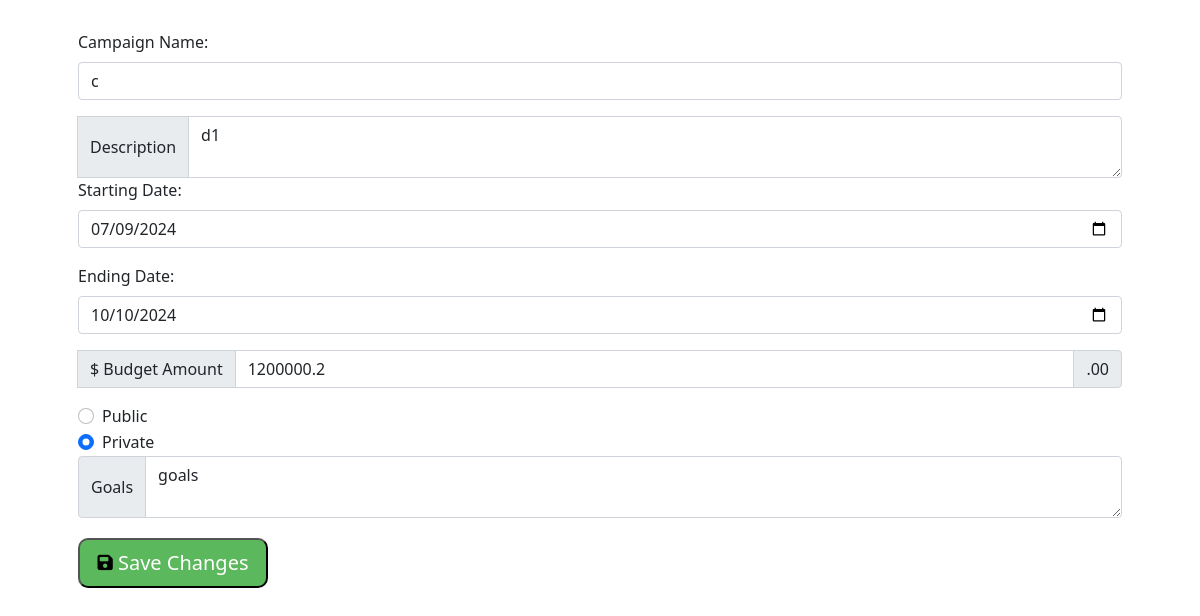
The page /update_campaign/1 on the database its author committed.
### models.py (models this page shows)
class Campaign(db.Model):
    id = db.Column(db.Integer, primary_key=True)
    sponsor_id = db.Column(db.Integer, db.ForeignKey('sponsor.id'), nullable=False)
    sponsor_name = db.Column(db.String(50), nullable=False)
    campaign_name = db.Column(db.String(50), unique=True, nullable=False)
    description = db.Column(db.String(255), nullable=False)
    start_date = db.Column(db.Date, nullable=False)
    end_date = db.Column(db.Date, nullable=False)
    budget = db.Column(db.Float, nullable=False)
    visibility = db.Column(db.String(10), nullable=False, default='private')
    goals = db.Column(db.String(255), nullable=True)
    is_active = db.Column(db.Boolean, default=True)
    set_entries = db.relationship('SetCampaignAdRequest', back_populates='campaign')
    add_requests = db.relationship('AddRequest', backref='campaign', cascade="all, delete-orphan", lazy=True)

### routes.py (the view, shortened to what this page needs)
@app.route('/update_campaign/<int:campaign_id>', methods=['GET', 'POST'])
def update_campaign(campaign_id):
    campaign = Campaign.query.get_or_404(campaign_id)
    return render_template('update_campaign.html', campaign=campaign)

### templates/update_campaign.html (shortened to what this page needs)
{% extends 'base.html' %}
{% block link %}
<link rel="stylesheet" href="/static/css/add_campaigns.css">
{% endblock %}
{% block content %}
<div class="container">
    <form class="form" action="{{ url_for('update_campaign', campaign_id=campaign.id) }}" method="POST">
        <div class="mb-3">
            <label for="formGroupExampleInput" class="form-label">Campaign Name:</label>
            <input type="text" name="name" class="form-control" id="formGroupExampleInput" placeholder="Campaign name" value="{{ campaign.campaign_name }}">
        </div>
        <div class="input-group">
            <span class="input-group-text">Description</span>
            <textarea name="description" class="form-control" aria-label="With textarea">{{ campaign.description }}</textarea>
        </div>
        <div class="mb-3">
            <label for="formGroupExampleInput2" class="form-label">Starting Date:</label>
            <input type="date" name="starting_date" class="form-control" id="formGroupExampleInput2" placeholder="Starting date" value="{{campaign.start_date}}">
        </div>
        <div class="mb-3">
            <label for="formGroupExampleInput2" class="form-label">Ending Date:</label>
            <input type="date" name="ending_date" class="form-control" id="formGroupExampleInput2" placeholder="Ending date" value="{{campaign.end_date}}">
        </div>
        <div class="input-group mb-3">
            <span class="input-group-text">$ Budget Amount</span>
            <input name="budget" type="text" class="form-control" aria-label="Amount (to the nearest dollar)" value="{{ campaign.budget }}">
            <span class="input-group-text">.00</span>
        </div>
        <div class="form-check">
            <input name="visibility" value="public" class="form-check-input" type="radio" id="flexRadioDefault1" {% if campaign.visibility == 'public' %}checked{% endif %}>
            <label class="form-check-label" for="flexRadioDefault1">
              Public
            </label>
        </div>
        <div class="form-check">
            <input name="visibility" value="private" class="form-check-input" type="radio" id="flexRadioDefault2" {% if campaign.visibility == 'private' %}checked{% endif %}>
            <label class="form-check-label" for="flexRadioDefault2">
              Private
            </label>
        </div>
        <div class="input-group">
            <span class="input-group-text">Goals</span>
            <textarea name="goals" class="form-control" aria-label="With textarea">{{ campaign.goals }}</textarea>
        </div>
        <button type="submit" class="accept button3">
            <i class="fa-solid fa-save fa-sm" style="color: #000000;"></i>
            Save Changes
        </button>
    </form>
</div>
{% endblock %}

### static/css/add_campaigns.css (style rules this page uses)
* { margin: 0px; padding: 0px; }
.container { margin-top: 30px; }
.button3 { border-radius: 10px; cursor: pointer; margin-top: 20px; background-color: #5CB85C; color: #ffffff; font-size: 20px; width: 190px; height: 50px; }

### rows shown on the page
Campaign: name "c", description "d1", starting_date "07/09/2024", ending_date "10/10/2024", budget "1200000.2", visibility "☐ Public", visibility "☑ Private", goals "goals"
